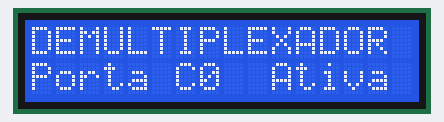
Bench run of a sketch on a simulated Arduino Uno, built with avr-gcc and run on an emulated ATmega328P. Parts: 16×2 character LCD.

Above: at 0.1 s.
At 1.7 s:
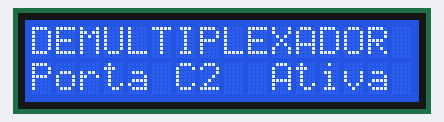
At 3.3 s:
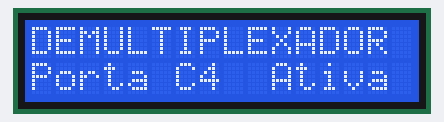
At 7.3 s:
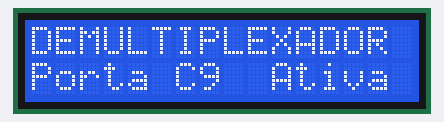
At 10.5 s:
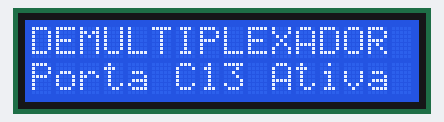
At 13.8 s:
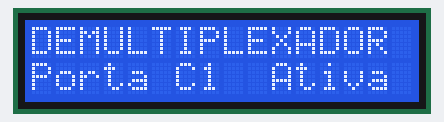

The sketch:

multiplexador.ino
```cpp
#include <LiquidCrystal.h>
#define S0 A2
#define S1 A3
#define S2 A4
#define S3 A5
#define tempo 800
LiquidCrystal lcd ( 7, 6, 5, 4, 3, 2);
void setup() {
  pinMode(S0, OUTPUT);
  pinMode(S1, OUTPUT);
  pinMode(S2, OUTPUT);
  pinMode(S3, OUTPUT);
  lcd.begin(16,2);
  lcd.setCursor(0,0);
  lcd.print ("DEMULTIPLEXADOR");
}

void loop() {

  digitalWrite(S0, LOW);//C0
  digitalWrite(S1, LOW);
  digitalWrite(S2, LOW);
  digitalWrite(S3, LOW);
  lcd.setCursor(0,1);
  lcd.print ("Porta C0  Ativa");
  delay (tempo);
  digitalWrite(S0, HIGH);//C1
  digitalWrite(S1, LOW);
  digitalWrite(S2, LOW);
  digitalWrite(S3, LOW);
  lcd.setCursor(0,1);
  lcd.print ("Porta C1  Ativa");
  delay (tempo);
  digitalWrite(S0, LOW);//C2
  digitalWrite(S1, HIGH);
  digitalWrite(S2, LOW);
  digitalWrite(S3, LOW);
  lcd.setCursor(0,1);
  lcd.print ("Porta C2  Ativa");
  delay (tempo);
  digitalWrite(S0, HIGH);//C3
  digitalWrite(S1, HIGH);
  digitalWrite(S2, LOW);
  digitalWrite(S3, LOW);
  lcd.setCursor(0,1);
  lcd.print ("Porta C3  Ativa");
  delay (tempo);
  digitalWrite(S0, LOW);//C4
  digitalWrite(S1, LOW);
  digitalWrite(S2, HIGH);
  digitalWrite(S3, LOW);
  lcd.setCursor(0,1);
  lcd.print ("Porta C4  Ativa");
  delay (tempo);
  digitalWrite(S0, HIGH);//C5
  digitalWrite(S1, LOW);
  digitalWrite(S2, HIGH);
  digitalWrite(S3, LOW);
  lcd.setCursor(0,1);
  lcd.print ("Porta C5  Ativa");
  delay (tempo);
  digitalWrite(S0, LOW);//C6
  digitalWrite(S1, HIGH);
  digitalWrite(S2, HIGH);
  digitalWrite(S3, LOW);
  lcd.setCursor(0,1);
  lcd.print ("Porta C6  Ativa");
  delay (tempo);
  digitalWrite(S0, HIGH);//C7
  digitalWrite(S1, HIGH);
  digitalWrite(S2, HIGH);
  digitalWrite(S3, LOW);
  lcd.setCursor(0,1);
  lcd.print ("Porta C7  Ativa");
  delay (tempo);
  digitalWrite(S0, LOW);//C8
  digitalWrite(S1, LOW);
  digitalWrite(S2, LOW);
  digitalWrite(S3, HIGH);
  lcd.setCursor(0,1);
  lcd.print ("Porta C8  Ativa");
  delay (tempo);
  digitalWrite(S0, HIGH);//C9
  digitalWrite(S1, LOW);
  digitalWrite(S2, LOW);
  digitalWrite(S3, HIGH);
  lcd.setCursor(0,1);
  lcd.print ("Porta C9  Ativa");
  delay (tempo);
  digitalWrite(S0, LOW);//C10
  digitalWrite(S1, HIGH);
  digitalWrite(S2, LOW);
  digitalWrite(S3, HIGH);
  lcd.setCursor(0,1);
  lcd.print ("Porta C10 Ativa");
  delay (tempo);
  digitalWrite(S0, HIGH);//C11
  digitalWrite(S1, HIGH);
  digitalWrite(S2, LOW);
  digitalWrite(S3, HIGH);
  lcd.setCursor(0,1);
  lcd.print ("Porta C11 Ativa");
  delay (tempo);
  digitalWrite(S0, LOW);//C12
  digitalWrite(S1, LOW);
  digitalWrite(S2, HIGH);
  digitalWrite(S3, HIGH);
  lcd.setCursor(0,1);
  lcd.print ("Porta C12 Ativa");
  delay (tempo);
  digitalWrite(S0, HIGH);//C13
  digitalWrite(S1, LOW);
  digitalWrite(S2, HIGH);
  digitalWrite(S3, HIGH);
  lcd.setCursor(0,1);
  lcd.print ("Porta C13 Ativa");
  delay (tempo);
  digitalWrite(S0, LOW);//C14
  digitalWrite(S1, HIGH);
  digitalWrite(S2, HIGH);
  digitalWrite(S3, HIGH);
  lcd.setCursor(0,1);
  lcd.print ("Porta C14 Ativa");
  delay (tempo);
  digitalWrite(S0, HIGH);//C15
  digitalWrite(S1, HIGH);
  digitalWrite(S2, HIGH);
  digitalWrite(S3, HIGH);
  lcd.setCursor(0,1);
  lcd.print ("Porta C15 Ativa");
  delay (tempo);
}
```

Measured:
- by itself, everything shown: repeats every 12.8 s, in 16 steps
- what the display in image 1 shows lasts 0.8 s, from 1.7 s to 2.5 s
